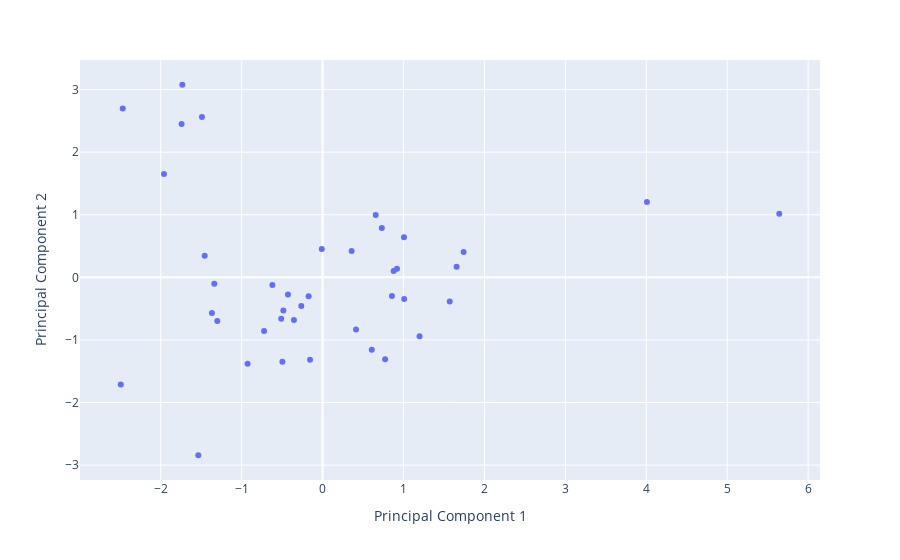

Notebook cell for this chart:
### Code cell
pca_df = pd.DataFrame(sample_pca)
pca_df['Name'] = summary_metrics['Name']
pca_df.columns = ['Principal Component 1', 'Principal Component 2', 'Name']

fig = px.scatter(pca_df, x='Principal Component 1', y='Principal Component 2', 
                 hover_name="Name", hover_data=["Name"])

fig.show()

### Figure 1 — Plotly figure (JSON) as saved in the notebook; plotly's stock layout.template omitted (floating-point values rounded to 4 significant figures)
{"data": [{"customdata": [["MWU Clinics"], ["Western Health"], ["Ruby Memorial Hospital"], ["Vidant Health"], ["UHNJ"], ["Downstate"], ["Good Samaritan Medical"], ["Grady Health"], ["Health TAMU"], ["UW Health"], ["MHealth Fairview"], ["Howard"], ["UNM Health"], ["Keck Medicine"], ["RFU Clinics"], ["University of Lousiville"], ["UI Healthcare"], ["UCF Lake Nona Medical Center"], ["University of California"], ["Nebraska Med"], ["Yale New Haven Hospital"], ["BSW Health"], ["Marshall"], ["Tulane"], ["Utah Healthcare"], ["Nashville General"], ["Unity Point"], ["Navicent Health"], ["Duke Health"], ["ETSU Health"], ["OSU Medical Center"], ["JPS Health"], ["VUMC"], ["CU Medicine"], ["Florida International"], ["UC Davis"], ["Kaleida Health"], ["HSC"], ["VCU Health"], ["Augusta Health"]], "hovertemplate": "<b>%{hovertext}</b><br><br>Principal Component 1=%{x}<br>Principal Component 2=%{y}<br>Name=%{customdata[0]}<extra></extra>", "hovertext": ["MWU Clinics", "Western Health", "Ruby Memorial Hospital", "Vidant Health", "UHNJ", "Downstate", "Good Samaritan Medical", "Grady Health", "Health TAMU", "UW Health", "MHealth Fairview", "Howard", "UNM Health", "Keck Medicine", "RFU Clinics", "University of Lousiville", "UI Healthcare", "UCF Lake Nona Medical Center", "University of California", "Nebraska Med", "Yale New Haven Hospital", "BSW Health", "Marshall", "Tulane", "Utah Healthcare", "Nashville General", "Unity Point", "Navicent Health", "Duke Health", "ETSU Health", "OSU Medical Center", "JPS Health", "VUMC", "CU Medicine", "Florida International", "UC Davis", "Kaleida Health", "HSC", "VCU Health", "Augusta Health"], "legendgroup": "", "marker": {"color": "#636efa", "symbol": "circle"}, "mode": "markers", "name": "", "orientation": "v", "showlegend": false, "type": "scatter", "x": [0.4132, -1.338, 1.198, 0.7317, 0.8569, -0.2629, -0.354, 1.006, -0.9263, 0.6566, -0.009797, -0.5108, 0.3591, 1.571, -1.301, -0.7225, -0.4964, -1.96, -0.6204, -0.4843, 0.7732, -1.742, 1.743, 0.608, 5.643, -1.733, 1.656, 0.8782, 0.9196, -1.49, -1.536, 1.008, -1.456, -1.367, -2.494, -0.4277, -0.1552, -0.1722, -2.469, 4.008], "xaxis": "x", "y": [-0.8328, -0.1008, -0.9393, 0.7901, -0.2982, -0.4594, -0.6818, 0.642, -1.38, 0.9962, 0.4513, -0.662, 0.4209, -0.3843, -0.6956, -0.8569, -1.347, 1.653, -0.1235, -0.5298, -1.309, 2.449, 0.4059, -1.156, 1.017, 3.077, 0.17, 0.1016, 0.1378, 2.561, -2.843, -0.3452, 0.3438, -0.5689, -1.711, -0.2733, -1.318, -0.3024, 2.699, 1.203], "yaxis": "y"}], "layout": {"legend": {"tracegroupgap": 0}, "margin": {"t": 60}, "xaxis": {"anchor": "y", "domain": [0, 1], "title": {"text": "Principal Component 1"}}, "yaxis": {"anchor": "x", "domain": [0, 1], "title": {"text": "Principal Component 2"}}}}
